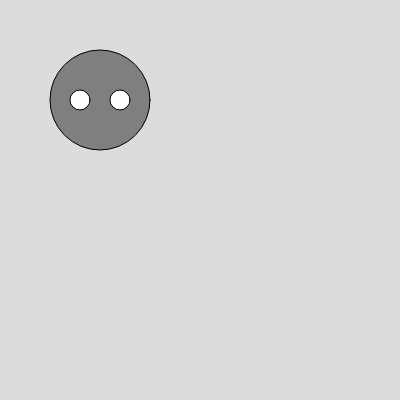
Frame 1 (no input)
Frame 60 (no input): identical to frame 1, image omitted
Frame 120 (the mouse pressed at the canvas centre since frame 60): identical to frame 1, image omitted

The p5.js sketch that drew this single still picture (run headless with seeded random() and noise() and a simulated clock; from frame 60 on, the mouse is pressed at the canvas centre):

// p5.js sketch
// ── sketch.js
function setup() {
  createCanvas(400, 400);
}

function draw() {
  background(220);

  face();
}

function face() {
  // face!
  fill(127);
  ellipse(100, 100, 100);
  fill(255)
  ellipse(80, 100, 20);
  ellipse(120, 100, 20);
}
